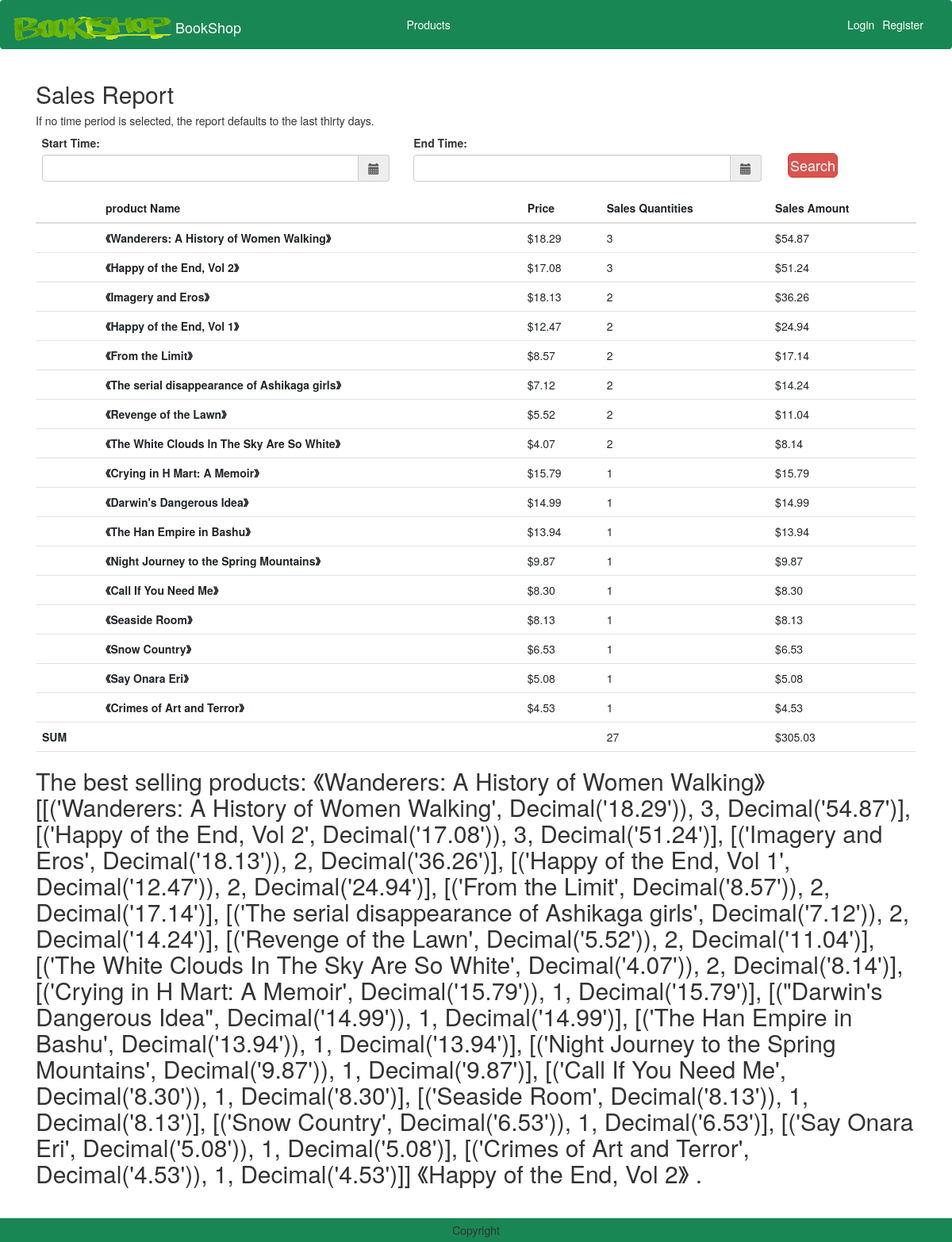
The page /report/ on the database its author committed.
### products/models.py (models this page shows, shortened)
class Product(models.Model):
    productName = models.CharField(max_length=100)
    price = models.DecimalField(default=0, max_digits=7, decimal_places=2)
    ISBN = models.CharField(max_length=17)
    author = models.CharField(max_length=100)
    publisher = models.CharField(max_length=100)
    introduction = models.TextField(max_length=1000)
    image = models.ImageField(upload_to='product')
    category = models.ForeignKey('Category', related_name="products", on_delete=models.CASCADE,)
    avgRating = models.FloatField(default=0)
    class Meta:
        indexes = [models.Index(fields=['productName', 'id']),]

### order/views.py (the view)
# urls.py: path("report/", views.ReportView.as_view(), name="report"),
class ReportView(View):
    def get(self, request):
        orders = Order.objects.filter(purchaseDate__lte=datetime.now(), purchaseDate__gte=datetime.now() + timedelta(days=-30))
        items = OrderItem.objects.filter(order__in=orders)
        pName = []
        for item in items:
            pName.append((item.product.productName,item.product.price))
        dic = {}
        for p in pName:
            dic[p] = dic.get(p, 0) + 1
        sort = sorted(dic.items(), key=lambda kv: kv[1], reverse=True)
        sortList = []
        for t in sort:
            l = list(t)
            sortList.append(l)
        amount = 0
        for s in sortList:
            amount = s[0][1] * s[1]
            s.append(amount)
        sortList.sort(key=lambda x:(-x[1],-x[2]))
        length = len(items)
        total = 0
        for k, v in dic.items():
            total = total + k[1] * v
        best = []
        first = sort[0][1]
        for i in sort:
            if i[1] == first:
                best.append(i)
        context = {
           'items': items,
           'dic': dic,
           'sort': sort,
           'length': length,
           'total': total,
           'best': best,
           'sortList': sortList,
        }
        return render(request, 'report.html', context)

### templates/report.html (shortened to what this page needs)
{% extends 'base.html' %}
{% load static %}
{% block main-content %}
<div class="container">
  <h2>Sales Report</h2>
  <h5>If no time period is selected, the report defaults to the last thirty days.</h5>
  <div class="row">
    <form method="get" role="search" action="{% url 'order:searchDate' %}">
      <div class='col-sm-5'>
          <div class="form-group">
              <label>Start Time:</label>
              <div class='input-group date' id='datetimepicker1'>
                  <input type='text' class="form-control" name="datetimepicker1"/>
                  <span class="input-group-addon">
                      <span class="glyphicon glyphicon-calendar"></span>
                  </span>
              </div>
          </div>
      </div>
      <div class='col-sm-5'>
          <div class="form-group">
              <label>End Time:</label>
              <div class='input-group date' id='datetimepicker2'>
                  <input type='text' class="form-control" name="datetimepicker2"/>
                  <span class="input-group-addon">
                      <span class="glyphicon glyphicon-calendar"></span>
                  </span>
              </div>
          </div>
      </div>
      <div class='col-sm-2'>
        <button type="sumbit" class="d-grid gap-2 btn btn-danger p-1 m-1 btn-lg text-decoration-none text-white" >Search</button>
      </div>
    </form>
  </div>
  <table class="table">
      <thead>
        <tr>
          <th scope="col"></th>
          <th scope="col">product Name</th>
          <th scope="col">Price</th>
          <th scope="col">Sales Quantities</th>
          <th scope="col">Sales Amount</th>
        </tr>
      </thead>
      <tbody>
        {% for sort in sortList %}
            <tr>
              <th scope="row"></th>
              <th>《{{ sort.0.0 }}》</th>
              <td>${{ sort.0.1}}</td>
              <td>{{ sort.1 }}</td>
              <td>${{ sort.2 }}</td>
          </tr>
        {% endfor %}
          <tr>
            <th scope="row">SUM</th>
            <th></th>
            <td></td>
            <td>{{ length }}</td>
            <td>${{ total }}</td>
          </tr>
      </tbody>
    </table>
    <h2>The best selling products:
      {% for best in best %}
        {% if forloop.counter == 1 %}《{{best.0.0}}》 {{sortList}}
        {% else %} 《{{best.0.0}}》
        {% endif %}
      {% endfor %}
    .</h2>
</div>
{% endblock main-content %}

### rows shown on the page
Product: productName "Wanderers: A History of Women Walking", price "18.29", productName "Wanderers: A History of Women Walking"
Product: productName "Happy of the End, Vol 2", price "17.08", productName "Happy of the End, Vol 2"
Product: productName "Imagery and Eros", price "18.13"
Product: productName "Happy of the End, Vol 1", price "12.47"
Product: productName "From the Limit", price "8.57"
Product: productName "The serial disappearance of Ashikaga girls", price "7.12"
Product: productName "Revenge of the Lawn", price "5.52"
Product: productName "The White Clouds In The Sky Are So White", price "4.07"
Product: productName "Crying in H Mart: A Memoir", price "15.79"
Product: productName "Darwin's Dangerous Idea", price "14.99"
Product: productName "The Han Empire in Bashu", price "13.94"
Product: productName "Night Journey to the Spring Mountains", price "9.87"
Product: productName "Call If You Need Me", price "8.30"
Product: productName "Seaside Room", price "8.13"
Product: productName "Snow Country", price "6.53"
Product: productName "Say Onara Eri", price "5.08"
Product: productName "Crimes of Art and Terror", price "4.53"

### other values the page prints
{{ sort.1 }} "3" "3" "2" "2" "2" "2" "2" "2" "1" "1" "1" "1" "1" "1" "1" "1" "1"
{{ sort.2 }} "54.87" "51.24" "36.26" "24.94" "17.14" "14.24" "11.04" "8.14" "15.79" "14.99" "13.94" "9.87" "8.30" "8.13" "6.53" "5.08" "4.53"
{{ length }} "27"
{{ total }} "305.03"
